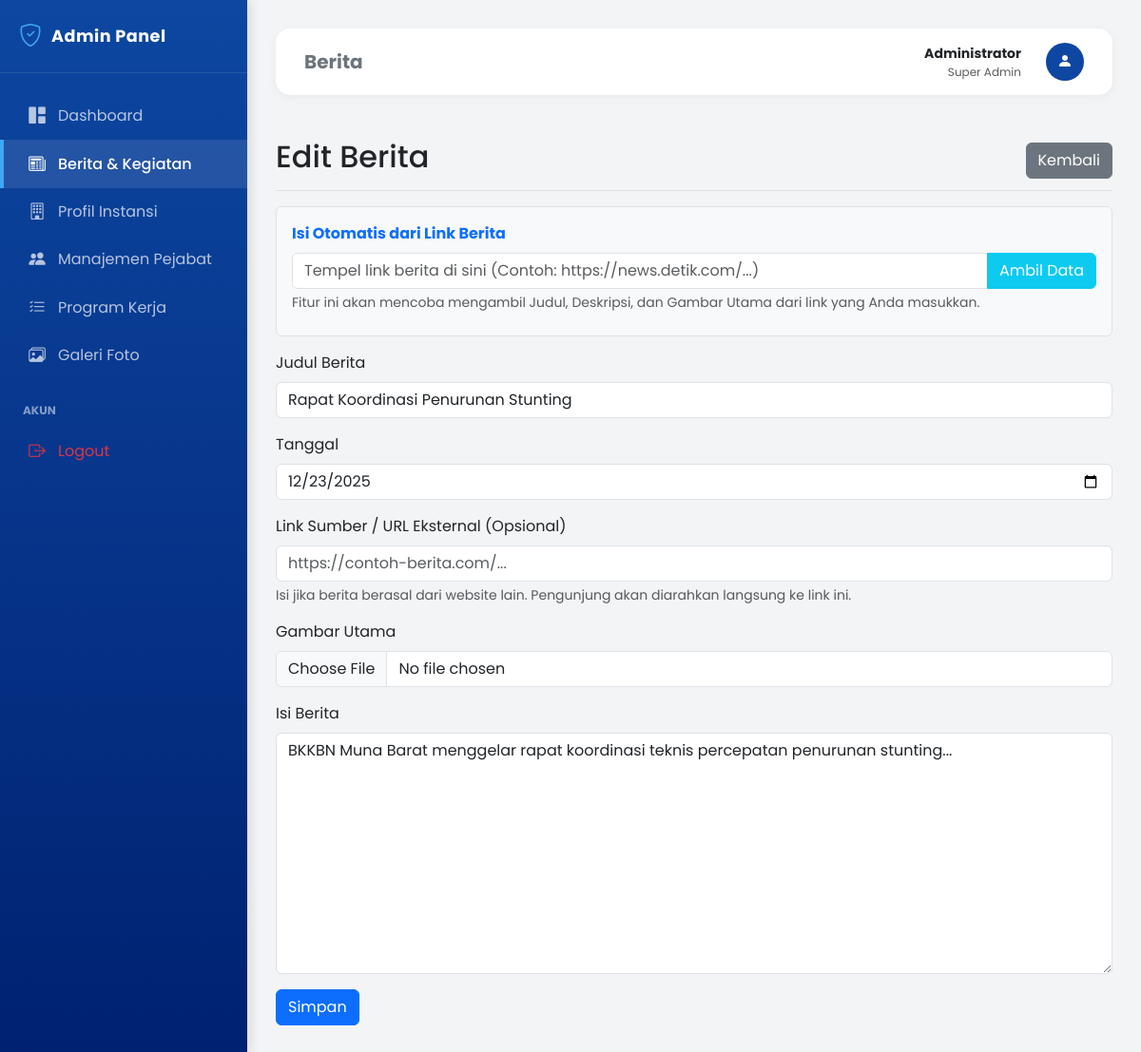
The app's page /admin/berita.php?act=edit&id=2 (signed in) with its own data.
### tables this page shows
CREATE TABLE IF NOT EXISTS berita (
    id INT AUTO_INCREMENT PRIMARY KEY,
    judul VARCHAR(200) NOT NULL,
    isi TEXT NOT NULL,
    link_sumber VARCHAR(255),
    gambar VARCHAR(255),
    tanggal DATE NOT NULL,
    created_at TIMESTAMP DEFAULT CURRENT_TIMESTAMP
);

### admin/berita.php (the view, shortened to what this page needs)
<?php include 'header.php'; ?>
<?php
$act = isset($_GET['act']) ? $_GET['act'] : '';
?>
<?php if ($act == 'tambah' || $act == 'edit'): ?>
    <?php
    $judul = ''; $isi = ''; $link_sumber = ''; $tanggal = date('Y-m-d'); $gambar = ''; $id = '';
    if ($act == 'edit' && isset($_GET['id'])) {
        $id = intval($_GET['id']);
        $q = mysqli_query($conn, "SELECT * FROM berita WHERE id='$id'");
        $d = mysqli_fetch_assoc($q);
        $judul = $d['judul'];
        $isi = $d['isi'];
        $tanggal = $d['tanggal'];
    }
    ?>
    <div class="d-flex justify-content-between flex-wrap flex-md-nowrap align-items-center pt-3 pb-2 mb-3 border-bottom">
        <h1 class="h2"><?php echo ($act == 'tambah') ? 'Tambah Berita' : 'Edit Berita'; ?></h1>
        <a href="berita.php" class="btn btn-secondary">Kembali</a>
    </div>
    <form method="POST" enctype="multipart/form-data">
        <div class="mb-3 p-3 bg-light border rounded">
            <label class="form-label fw-bold text-primary">Isi Otomatis dari Link Berita</label>
            <div class="input-group">
                <input type="url" id="auto_url" class="form-control" placeholder="Tempel link berita di sini (Contoh: https://news.detik.com/...)">
                <button type="button" class="btn btn-info text-white" onclick="fetchMetadata()">Ambil Data</button>
            </div>
            <div class="form-text">Fitur ini akan mencoba mengambil Judul, Deskripsi, dan Gambar Utama dari link yang Anda masukkan.</div>
        </div>
        <div class="mb-3">
            <label class="form-label">Judul Berita</label>
            <input type="text" name="judul" id="judul" class="form-control" value="<?php echo $judul; ?>" required>
        </div>
        <div class="mb-3">
            <label class="form-label">Tanggal</label>
            <input type="date" name="tanggal" class="form-control" value="<?php echo $tanggal; ?>" required>
        </div>
        <div class="mb-3">
            <label class="form-label">Link Sumber / URL Eksternal (Opsional)</label>
            <input type="url" name="link_sumber" id="link_sumber" class="form-control" value="<?php echo $link_sumber; ?>" placeholder="https://contoh-berita.com/...">
            <div class="form-text">Isi jika berita berasal dari website lain. Pengunjung akan diarahkan langsung ke link ini.</div>
        </div>
        <div class="mb-3">
            <label class="form-label">Gambar Utama</label>
            <input type="file" name="gambar" class="form-control" accept="image/*">
        </div>
        <div class="mb-3">
            <label class="form-label">Isi Berita</label>
            <textarea name="isi" id="isi" class="form-control" rows="10" required><?php echo $isi; ?></textarea>
        </div>
        <button type="submit" class="btn btn-primary">Simpan</button>
    </form>
<?php endif; ?>
<?php include 'footer.php'; ?>

### admin/header.php (style rules this page uses)
:root { --sidebar-width: 260px; --primary-color: #0d47a1; --secondary-color: #1976d2; --text-light: #e3f2fd; }
body { font-family: 'Poppins', sans-serif; background-color: #f3f4f6; min-height: 100vh; }

### records on screen
berita: judul "Rapat Koordinasi Penurunan Stunting", tanggal "12/23/2025", isi "BKKBN Muna Barat menggelar rapat koordinasi teknis percepatan penurunan stunting..."

### other values on screen
str_replace('_', ' ', $page) "Berita"
